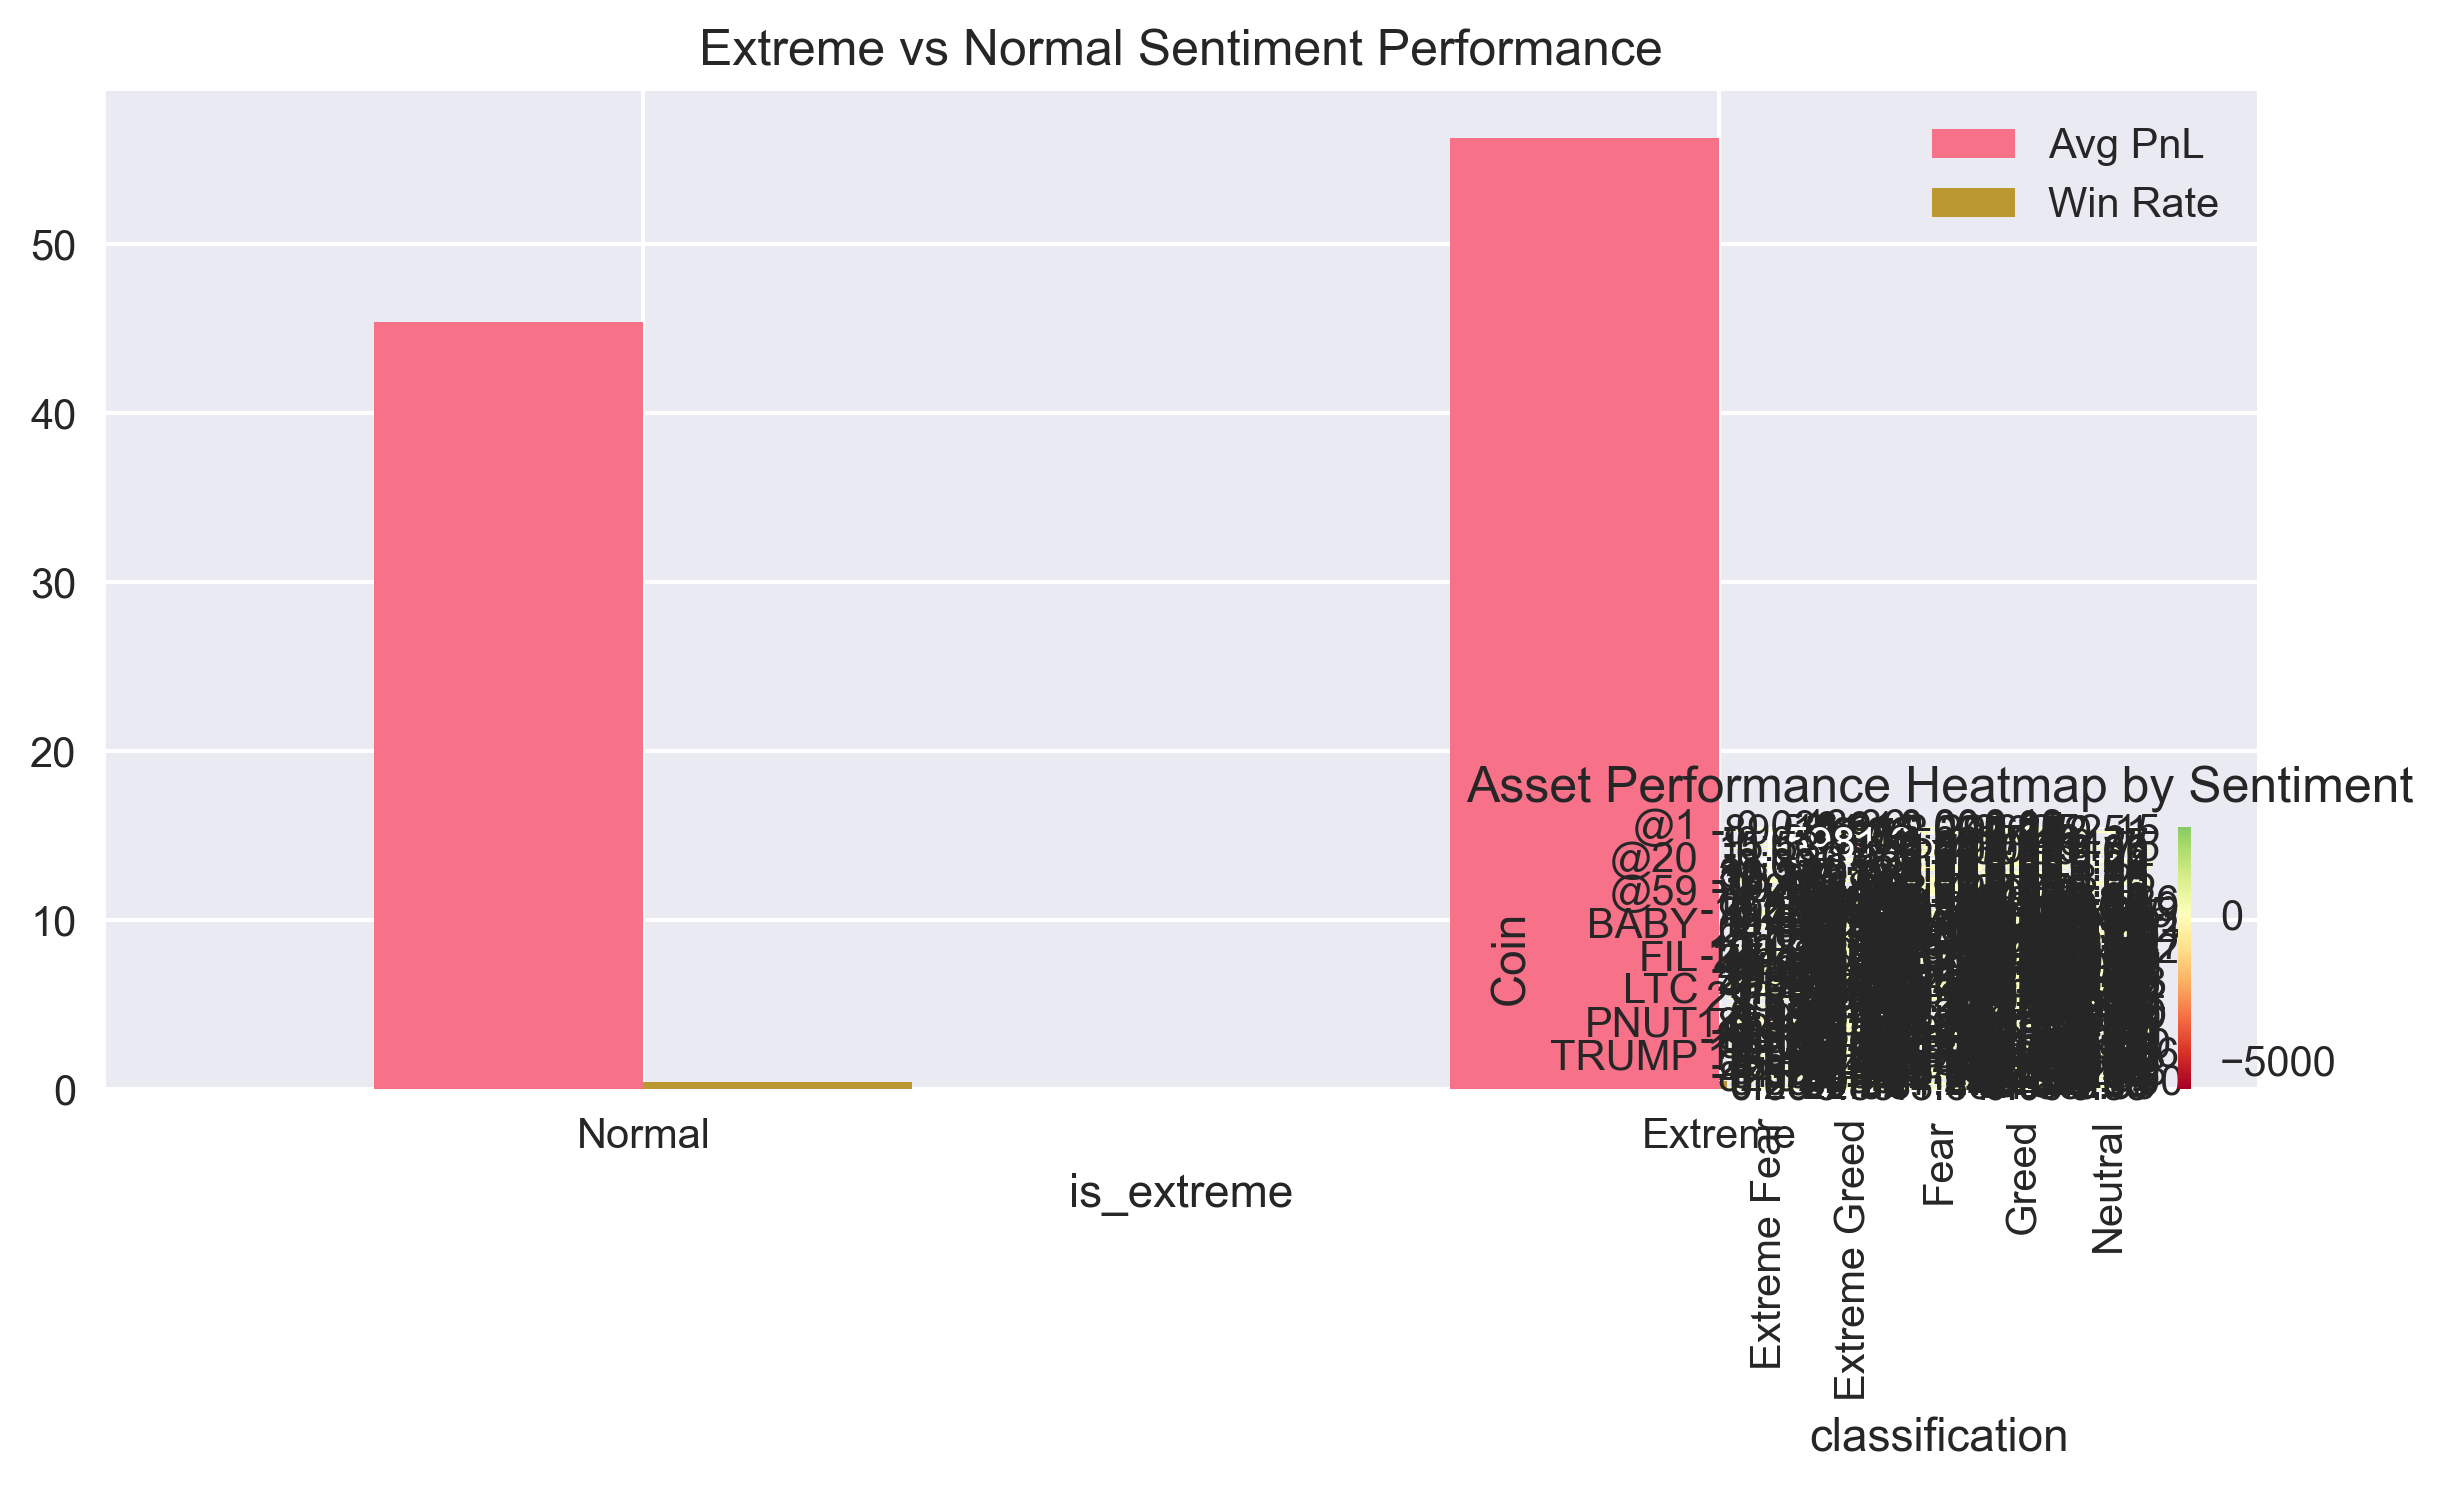

Reproduce this figure in Python.
import pandas as pd
import numpy as np
import matplotlib.pyplot as plt
import seaborn as sns
from datetime import datetime, timedelta
import warnings
warnings.filterwarnings('ignore')

# Set up plotting style
plt.style.use('seaborn-v0_8')
sns.set_palette("husl")

def load_and_examine_data():
    """Load both datasets and examine their structure"""
    print("=" * 60)
    print("LOADING AND EXAMINING DATASETS")
    print("=" * 60)
    
    # Load Fear & Greed Index data
    sentiment_df = pd.read_csv('data/fear_greed_index.csv')
    print(f"\n📊 SENTIMENT DATA (Fear & Greed Index)")
    print(f"Shape: {sentiment_df.shape}")
    print(f"Columns: {list(sentiment_df.columns)}")
    print(f"Date range: {sentiment_df['date'].min()} to {sentiment_df['date'].max()}")
    
    print("\nSample data:")
    print(sentiment_df.head())
    
    print(f"\nSentiment distribution:")
    print(sentiment_df['classification'].value_counts())
    
    # Load trader data
    trader_df = pd.read_csv('data/historical_data.csv')
    print(f"\n💹 TRADER DATA (Hyperliquid)")
    print(f"Shape: {trader_df.shape}")
    print(f"Columns: {list(trader_df.columns)}")
    
    print("\nSample data:")
    print(trader_df.head())
    
    print(f"\nTrading symbols:")
    print(trader_df['Coin'].value_counts())
    
    print(f"\nSide distribution:")
    print(trader_df['Side'].value_counts())
    
    return sentiment_df, trader_df

def clean_and_preprocess_data(sentiment_df, trader_df):
    """Clean and preprocess both datasets"""
    print("\n" + "=" * 60)
    print("DATA PREPROCESSING AND CLEANING")
    print("=" * 60)
    
    # Clean sentiment data
    sentiment_clean = sentiment_df.copy()
    sentiment_clean['date'] = pd.to_datetime(sentiment_clean['date'])
    sentiment_clean['timestamp'] = pd.to_datetime(sentiment_clean['timestamp'], unit='s')
    
    # Clean trader data
    trader_clean = trader_df.copy()
    
    # Handle timestamp conversion for trader data
    try:
        trader_clean['trade_datetime'] = pd.to_datetime(trader_clean['Timestamp IST'], format='%d-%m-%Y %H:%M')
    except:
        try:
            trader_clean['trade_datetime'] = pd.to_datetime(trader_clean['Timestamp IST'])
        except:
            print("Warning: Could not parse trader timestamps")
            trader_clean['trade_datetime'] = pd.NaT
    
    # Extract date for merging
    trader_clean['trade_date'] = trader_clean['trade_datetime'].dt.date
    
    # Convert numeric columns
    numeric_cols = ['Execution Price', 'Size Tokens', 'Size USD', 'Closed PnL', 'Fee']
    for col in numeric_cols:
        if col in trader_clean.columns:
            trader_clean[col] = pd.to_numeric(trader_clean[col], errors='coerce')
    
    # Create derived features
    print("\n🔧 Creating derived features...")
    
    # For sentiment data
    sentiment_clean['sentiment_score'] = sentiment_clean['value']
    sentiment_clean['is_fear'] = sentiment_clean['classification'].isin(['Fear', 'Extreme Fear'])
    sentiment_clean['is_greed'] = sentiment_clean['classification'].isin(['Greed', 'Extreme Greed'])
    sentiment_clean['is_extreme'] = sentiment_clean['classification'].isin(['Extreme Fear', 'Extreme Greed'])
    
    # For trader data
    trader_clean['is_buy'] = trader_clean['Side'] == 'BUY'
    trader_clean['is_sell'] = trader_clean['Side'] == 'SELL'
    trader_clean['pnl_per_token'] = trader_clean['Closed PnL'] / trader_clean['Size Tokens']
    trader_clean['is_profitable'] = trader_clean['Closed PnL'] > 0
    trader_clean['trade_size_category'] = pd.cut(trader_clean['Size USD'], 
                                                bins=[0, 100, 500, 2000, float('inf')], 
                                                labels=['Small', 'Medium', 'Large', 'XLarge'])
    
    print(f"✅ Sentiment data cleaned: {sentiment_clean.shape[0]} records")
    print(f"✅ Trader data cleaned: {trader_clean.shape[0]} records")
    print(f"✅ Date range overlap check needed...")
    
    return sentiment_clean, trader_clean

def merge_datasets(sentiment_df, trader_df):
    """Merge datasets on date for correlation analysis"""
    print("\n" + "=" * 60)
    print("MERGING DATASETS ON TEMPORAL ALIGNMENT")
    print("=" * 60)
    
    # Convert sentiment date to date object for merging
    sentiment_df['merge_date'] = sentiment_df['date'].dt.date
    
    # Merge on date
    merged_df = trader_df.merge(
        sentiment_df[['merge_date', 'value', 'classification', 'sentiment_score', 
                     'is_fear', 'is_greed', 'is_extreme']], 
        left_on='trade_date', 
        right_on='merge_date', 
        how='inner'
    )
    
    print(f"✅ Merged dataset created: {merged_df.shape[0]} records")
    print(f"📅 Date range: {merged_df['trade_date'].min()} to {merged_df['trade_date'].max()}")
    
    # Check data availability
    print(f"\nData distribution by sentiment:")
    print(merged_df['classification'].value_counts())
    
    return merged_df

def perform_exploratory_analysis(merged_df):
    """Perform comprehensive exploratory data analysis"""
    print("\n" + "=" * 60)
    print("EXPLORATORY DATA ANALYSIS")
    print("=" * 60)
    
    # Basic statistics
    print("\n📈 BASIC STATISTICS")
    print("-" * 40)
    
    # PnL statistics by sentiment
    pnl_by_sentiment = merged_df.groupby('classification').agg({
        'Closed PnL': ['count', 'mean', 'median', 'std', 'sum'],
        'Size USD': ['mean', 'median'],
        'is_profitable': 'mean'
    }).round(4)
    
    print("\n💰 PnL Statistics by Market Sentiment:")
    print(pnl_by_sentiment)
    
    # Trading volume by sentiment
    volume_by_sentiment = merged_df.groupby('classification').agg({
        'Size USD': 'sum',
        'Size Tokens': 'sum'
    }).round(2)
    
    print("\n📊 Trading Volume by Sentiment:")
    print(volume_by_sentiment)
    
    # Win rate analysis
    win_rate_analysis = merged_df.groupby(['classification', 'Side']).agg({
        'is_profitable': ['mean', 'count'],
        'Closed PnL': 'mean'
    }).round(4)
    
    print("\n🎯 Win Rate Analysis by Sentiment and Side:")
    print(win_rate_analysis)
    
    return {
        'pnl_stats': pnl_by_sentiment,
        'volume_stats': volume_by_sentiment,
        'win_rate_stats': win_rate_analysis
    }

def discover_hidden_patterns(merged_df):
    """Identify hidden patterns in trader behavior during different sentiment periods"""
    print("\n" + "=" * 60)
    print("PATTERN DISCOVERY AND INSIGHTS")
    print("=" * 60)
    
    insights = {}
    
    # Pattern 1: Risk-taking behavior in different sentiment periods
    print("\n🔍 PATTERN 1: Risk-Taking Behavior")
    print("-" * 40)
    
    risk_analysis = merged_df.groupby('classification').agg({
        'Size USD': ['mean', 'std', lambda x: (x > x.quantile(0.95)).mean()],  # % of very large trades
        'Closed PnL': ['mean', 'std'],
    }).round(4)
    
    print("Risk metrics by sentiment (avg trade size, volatility, % large trades):")
    print(risk_analysis)
    insights['risk_behavior'] = risk_analysis
    
    # Pattern 2: Sentiment momentum effect
    print("\n🔍 PATTERN 2: Sentiment Momentum Effect")
    print("-" * 40)
    
    # Group consecutive sentiment periods
    merged_df_sorted = merged_df.sort_values('trade_date')
    merged_df_sorted['prev_sentiment'] = merged_df_sorted['classification'].shift(1)
    merged_df_sorted['sentiment_change'] = (merged_df_sorted['classification'] != merged_df_sorted['prev_sentiment'])
    
    momentum_analysis = merged_df_sorted.groupby(['prev_sentiment', 'classification']).agg({
        'Closed PnL': 'mean',
        'is_profitable': 'mean',
        'Size USD': 'mean'
    }).round(4)
    
    print("Performance when sentiment changes vs stays same:")
    print(momentum_analysis)
    insights['momentum_effect'] = momentum_analysis
    
    # Pattern 3: Extreme sentiment contrarian opportunities
    print("\n🔍 PATTERN 3: Extreme Sentiment Analysis")
    print("-" * 40)
    
    extreme_analysis = merged_df.groupby('is_extreme').agg({
        'Closed PnL': ['mean', 'median'],
        'is_profitable': 'mean',
        'Size USD': 'mean'
    }).round(4)
    
    print("Performance during extreme vs normal sentiment:")
    print(extreme_analysis)
    insights['extreme_sentiment'] = extreme_analysis
    
    # Pattern 4: Time-based patterns
    print("\n🔍 PATTERN 4: Time-Based Patterns")
    print("-" * 40)
    
    # Add hour of day analysis if datetime is available
    if 'trade_datetime' in merged_df.columns and not merged_df['trade_datetime'].isna().all():
        merged_df['hour'] = merged_df['trade_datetime'].dt.hour
        hourly_performance = merged_df.groupby(['hour', 'classification']).agg({
            'Closed PnL': 'mean',
            'is_profitable': 'mean'
        }).round(4)
        
        print("Performance by hour and sentiment (sample):")
        print(hourly_performance.head(20))
        insights['hourly_patterns'] = hourly_performance
    
    # Pattern 5: Trading pair performance by sentiment
    print("\n🔍 PATTERN 5: Asset Performance by Sentiment")
    print("-" * 40)
    
    asset_sentiment_performance = merged_df.groupby(['Coin', 'classification']).agg({
        'Closed PnL': ['mean', 'count'],
        'is_profitable': 'mean',
        'Size USD': 'mean'
    }).round(4)
    
    print("Performance by asset and sentiment:")
    print(asset_sentiment_performance)
    insights['asset_performance'] = asset_sentiment_performance
    
    return insights

def create_visualizations(merged_df, insights):
    """Create comprehensive visualizations"""
    print("\n" + "=" * 60)
    print("CREATING VISUALIZATIONS")
    print("=" * 60)
    
    # Set up the plotting area
    plt.figure(figsize=(20, 16))
    
    # 1. PnL Distribution by Sentiment
    plt.subplot(3, 3, 1)
    sentiment_order = ['Extreme Fear', 'Fear', 'Neutral', 'Greed', 'Extreme Greed']
    available_sentiments = [s for s in sentiment_order if s in merged_df['classification'].values]
    
    sns.boxplot(data=merged_df, x='classification', y='Closed PnL', order=available_sentiments)
    plt.title('PnL Distribution by Market Sentiment')
    plt.xticks(rotation=45)
    plt.ylabel('Closed PnL ($)')
    
    # 2. Win Rate by Sentiment
    plt.subplot(3, 3, 2)
    win_rates = merged_df.groupby('classification')['is_profitable'].mean()
    win_rates = win_rates.reindex(available_sentiments)
    win_rates.plot(kind='bar', color='skyblue')
    plt.title('Win Rate by Market Sentiment')
    plt.ylabel('Win Rate')
    plt.xticks(rotation=45)
    
    # 3. Average Trade Size by Sentiment
    plt.subplot(3, 3, 3)
    avg_size = merged_df.groupby('classification')['Size USD'].mean()
    avg_size = avg_size.reindex(available_sentiments)
    avg_size.plot(kind='bar', color='lightcoral')
    plt.title('Average Trade Size by Sentiment')
    plt.ylabel('Average Size (USD)')
    plt.xticks(rotation=45)
    
    # 4. Sentiment Score vs PnL Scatter
    plt.subplot(3, 3, 4)
    plt.scatter(merged_df['sentiment_score'], merged_df['Closed PnL'], alpha=0.5)
    plt.xlabel('Fear & Greed Index Score')
    plt.ylabel('Closed PnL ($)')
    plt.title('Sentiment Score vs Trading PnL')
    
    # 5. Trading Volume by Sentiment
    plt.subplot(3, 3, 5)
    volume_by_sentiment = merged_df.groupby('classification')['Size USD'].sum()
    volume_by_sentiment = volume_by_sentiment.reindex(available_sentiments)
    volume_by_sentiment.plot(kind='bar', color='gold')
    plt.title('Total Trading Volume by Sentiment')
    plt.ylabel('Total Volume (USD)')
    plt.xticks(rotation=45)
    
    # 6. Buy vs Sell Performance by Sentiment
    plt.subplot(3, 3, 6)
    buy_sell_performance = merged_df.groupby(['classification', 'Side'])['Closed PnL'].mean().unstack()
    buy_sell_performance = buy_sell_performance.reindex(available_sentiments)
    buy_sell_performance.plot(kind='bar')
    plt.title('Buy vs Sell Performance by Sentiment')
    plt.ylabel('Average PnL ($)')
    plt.xticks(rotation=45)
    plt.legend(title='Side')
    
    # 7. Risk Distribution (Trade Size Categories)
    plt.subplot(3, 3, 7)
    if 'trade_size_category' in merged_df.columns:
        risk_dist = merged_df.groupby(['classification', 'trade_size_category']).size().unstack(fill_value=0)
        risk_dist_pct = risk_dist.div(risk_dist.sum(axis=1), axis=0)
        risk_dist_pct = risk_dist_pct.reindex(available_sentiments)
        risk_dist_pct.plot(kind='bar', stacked=True)
        plt.title('Trade Size Distribution by Sentiment')
        plt.ylabel('Proportion')
        plt.xticks(rotation=45)
        plt.legend(title='Size Category', bbox_to_anchor=(1.05, 1))
    
    # 8. Extreme Sentiment Performance
    plt.subplot(3, 3, 8)
    extreme_perf = merged_df.groupby('is_extreme')[['Closed PnL', 'is_profitable']].mean()
    extreme_perf.plot(kind='bar')
    plt.title('Extreme vs Normal Sentiment Performance')
    plt.xticks([0, 1], ['Normal', 'Extreme'], rotation=0)
    plt.legend(['Avg PnL', 'Win Rate'])
    
    # 9. Asset Performance Heatmap
    plt.subplot(3, 3, 9)
    if len(merged_df['Coin'].unique()) > 1:
        asset_sentiment_matrix = merged_df.groupby(['Coin', 'classification'])['Closed PnL'].mean().unstack()
        if asset_sentiment_matrix.shape[0] > 0 and asset_sentiment_matrix.shape[1] > 0:
            sns.heatmap(asset_sentiment_matrix, annot=True, fmt='.2f', cmap='RdYlGn', center=0)
            plt.title('Asset Performance Heatmap by Sentiment')
    else:
        plt.text(0.5, 0.5, 'Single Asset Dataset', ha='center', va='center', transform=plt.gca().transAxes)
        plt.title('Asset Performance (Single Asset)')
    
    plt.tight_layout()
    plt.savefig('results/trader_sentiment_analysis.png', dpi=300, bbox_inches='tight')
    plt.show()
    
    print("✅ Visualizations saved as 'results/trader_sentiment_analysis.png'")

def generate_trading_insights(merged_df, insights):
    """Generate actionable trading insights"""
    print("\n" + "=" * 60)
    print("ACTIONABLE TRADING INSIGHTS")
    print("=" * 60)
    
    # Key insights
    total_trades = len(merged_df)
    overall_win_rate = merged_df['is_profitable'].mean()
    overall_avg_pnl = merged_df['Closed PnL'].mean()
    
    print(f"\n📊 OVERVIEW")
    print(f"Total Trades Analyzed: {total_trades:,}")
    print(f"Overall Win Rate: {overall_win_rate:.2%}")
    print(f"Overall Average PnL: ${overall_avg_pnl:.2f}")
    
    # Sentiment-based insights
    print(f"\n💡 KEY INSIGHTS")
    print("-" * 40)
    
    # Best performing sentiment
    sentiment_performance = merged_df.groupby('classification')['Closed PnL'].mean().sort_values(ascending=False)
    best_sentiment = sentiment_performance.index[0]
    worst_sentiment = sentiment_performance.index[-1]
    
    print(f"🎯 Best Performing Sentiment: {best_sentiment}")
    print(f"   - Average PnL: ${sentiment_performance.iloc[0]:.2f}")
    print(f"   - Win Rate: {merged_df[merged_df['classification'] == best_sentiment]['is_profitable'].mean():.2%}")
    
    print(f"\n⚠️ Worst Performing Sentiment: {worst_sentiment}")
    print(f"   - Average PnL: ${sentiment_performance.iloc[-1]:.2f}")
    print(f"   - Win Rate: {merged_df[merged_df['classification'] == worst_sentiment]['is_profitable'].mean():.2%}")
    
    # Contrarian opportunities
    fear_performance = merged_df[merged_df['is_fear']]['Closed PnL'].mean()
    greed_performance = merged_df[merged_df['is_greed']]['Closed PnL'].mean()
    
    if fear_performance > greed_performance:
        print(f"\n🔄 CONTRARIAN SIGNAL DETECTED:")
        print(f"   Fear periods show better performance (${fear_performance:.2f}) than greed periods (${greed_performance:.2f})")
        print(f"   Consider buying during fear and selling during greed")
    else:
        print(f"\n📈 MOMENTUM SIGNAL DETECTED:")
        print(f"   Greed periods show better performance (${greed_performance:.2f}) than fear periods (${fear_performance:.2f})")
        print(f"   Consider following the trend")
    
    # Risk management insights
    extreme_performance = merged_df[merged_df['is_extreme']]['Closed PnL'].mean()
    normal_performance = merged_df[~merged_df['is_extreme']]['Closed PnL'].mean()
    
    print(f"\n⚡ EXTREME SENTIMENT ANALYSIS:")
    if extreme_performance > normal_performance:
        print(f"   Extreme sentiment periods offer better opportunities")
        print(f"   Extreme: ${extreme_performance:.2f} vs Normal: ${normal_performance:.2f}")
    else:
        print(f"   Normal sentiment periods are safer")
        print(f"   Normal: ${normal_performance:.2f} vs Extreme: ${extreme_performance:.2f}")
    
    # Trading recommendations
    print(f"\n🎯 TRADING RECOMMENDATIONS")
    print("-" * 40)
    
    # Asset-specific recommendations
    if len(merged_df['Coin'].unique()) > 1:
        asset_performance = merged_df.groupby('Coin')['Closed PnL'].mean().sort_values(ascending=False)
        print(f"1. Best performing asset: {asset_performance.index[0]} (${asset_performance.iloc[0]:.2f} avg PnL)")
        print(f"2. Focus on {asset_performance.index[0]} during {best_sentiment} periods")
    else:
        single_asset = merged_df['Coin'].iloc[0]
        print(f"1. Single asset analysis for {single_asset}")
        print(f"2. Best sentiment for {single_asset}: {best_sentiment}")
    
    # Side-specific recommendations
    buy_performance = merged_df[merged_df['Side'] == 'BUY']['Closed PnL'].mean()
    sell_performance = merged_df[merged_df['Side'] == 'SELL']['Closed PnL'].mean()
    
    if buy_performance > sell_performance:
        print(f"3. Long bias recommended (Buy avg: ${buy_performance:.2f}, Sell avg: ${sell_performance:.2f})")
    else:
        print(f"3. Short bias recommended (Sell avg: ${sell_performance:.2f}, Buy avg: ${buy_performance:.2f})")
    
    # Size-based recommendations
    large_trades = merged_df[merged_df['Size USD'] > merged_df['Size USD'].quantile(0.75)]
    small_trades = merged_df[merged_df['Size USD'] <= merged_df['Size USD'].quantile(0.25)]
    
    large_performance = large_trades['Closed PnL'].mean()
    small_performance = small_trades['Closed PnL'].mean()
    
    if large_performance > small_performance:
        print(f"4. Size up during favorable conditions (Large trades: ${large_performance:.2f})")
    else:
        print(f"4. Keep position sizes moderate (Small trades perform better: ${small_performance:.2f})")
    
    print(f"\n🚨 RISK WARNINGS")
    print("-" * 40)
    print(f"• Past performance doesn't guarantee future results")
    print(f"• Market conditions can change rapidly")
    print(f"• Always use proper risk management")
    print(f"• Consider transaction costs in real trading")
    
    # Export summary
    summary_stats = {
        'Total Trades': total_trades,
        'Overall Win Rate': f"{overall_win_rate:.2%}",
        'Overall Avg PnL': f"${overall_avg_pnl:.2f}",
        'Best Sentiment': best_sentiment,
        'Best Sentiment PnL': f"${sentiment_performance.iloc[0]:.2f}",
        'Worst Sentiment': worst_sentiment,
        'Worst Sentiment PnL': f"${sentiment_performance.iloc[-1]:.2f}",
        'Fear Avg PnL': f"${fear_performance:.2f}",
        'Greed Avg PnL': f"${greed_performance:.2f}",
        'Extreme Sentiment PnL': f"${extreme_performance:.2f}",
        'Normal Sentiment PnL': f"${normal_performance:.2f}"
    }
    
    return summary_stats

def main():
    """Main analysis pipeline"""
    print("🚀 BITCOIN MARKET SENTIMENT vs TRADER PERFORMANCE ANALYSIS")
    print("=" * 70)
    
    # Load and examine data
    sentiment_df, trader_df = load_and_examine_data()
    
    # Clean and preprocess
    sentiment_clean, trader_clean = clean_and_preprocess_data(sentiment_df, trader_df)
    
    # Merge datasets
    merged_df = merge_datasets(sentiment_clean, trader_clean)
    
    if len(merged_df) == 0:
        print("❌ No overlapping data found between sentiment and trader datasets!")
        return
    
    # Perform exploratory analysis
    stats = perform_exploratory_analysis(merged_df)
    
    # Discover hidden patterns
    insights = discover_hidden_patterns(merged_df)
    
    # Create visualizations
    create_visualizations(merged_df, insights)
    
    # Generate trading insights
    summary = generate_trading_insights(merged_df, insights)
    
    # Save results
    merged_df.to_csv('results/merged_sentiment_trader_data.csv', index=False)
    
    import json
    with open('results/trading_insights_summary.json', 'w') as f:
        json.dump(summary, f, indent=2)
    
    print(f"\n✅ Analysis complete!")
    print(f"📁 Files created:")
    print(f"   - results/merged_sentiment_trader_data.csv")
    print(f"   - results/trading_insights_summary.json")
    print(f"   - results/trader_sentiment_analysis.png")

if __name__ == "__main__":
    main()
